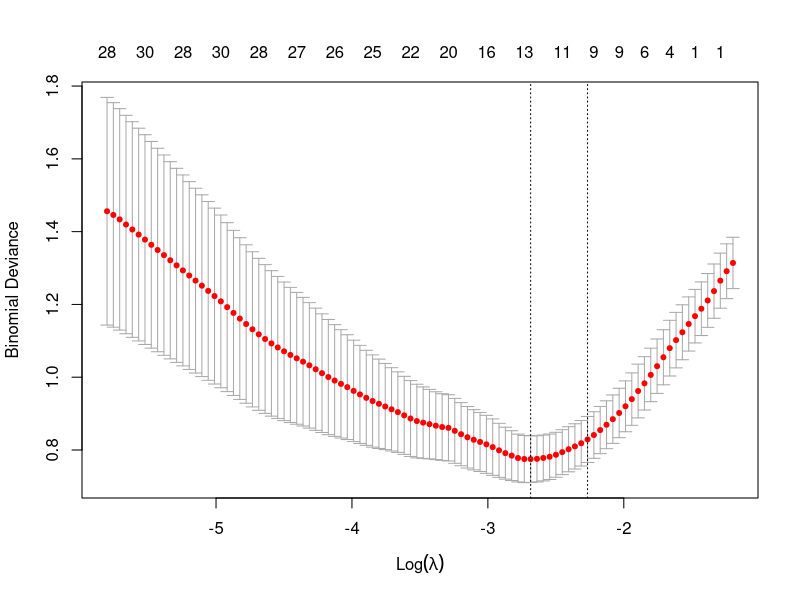

Write the R code that produced this figure.
##Neeraj Asthana (nasthan2)
##CS 498 HW Extra Credit

library(glmnet)

#setup environment
setwd("/home/neeraj/Documents/UIUC/CS 498/CS498MachineLearning/HWEC")

#read input data
raw_data <- read.csv("genes.txt", header = FALSE, sep = " ")
data <- t(as.matrix(raw_data))

#read labels
raw_tumors <- read.csv("tumors.txt", header = FALSE, sep = " ")
tumors <- c(raw_tumors < 0)*1

#preform logistic regression using cross validated lasso logistic regression
set.seed(1)
model <- cv.glmnet(data, tumors, family = "binomial", type.measure = "deviance", alpha = 1, nfolds = 6)

#evaluate performance of model (deviance)
plot(model)
minlambda <- model$lambda.min
deviance <- model$cvm[which(model$lambda == minlambda)]

set.seed(1)
modelauc <- cv.glmnet(data, tumors, family = "binomial", type.measure = "auc", alpha = 1, nfolds = 6)
minauclambda <- modelauc$lambda.min
#get auc of model with the lowest deviance
auc <- modelauc$cvm[which(model$lambda == minlambda)]

minlambda
deviance
auc
